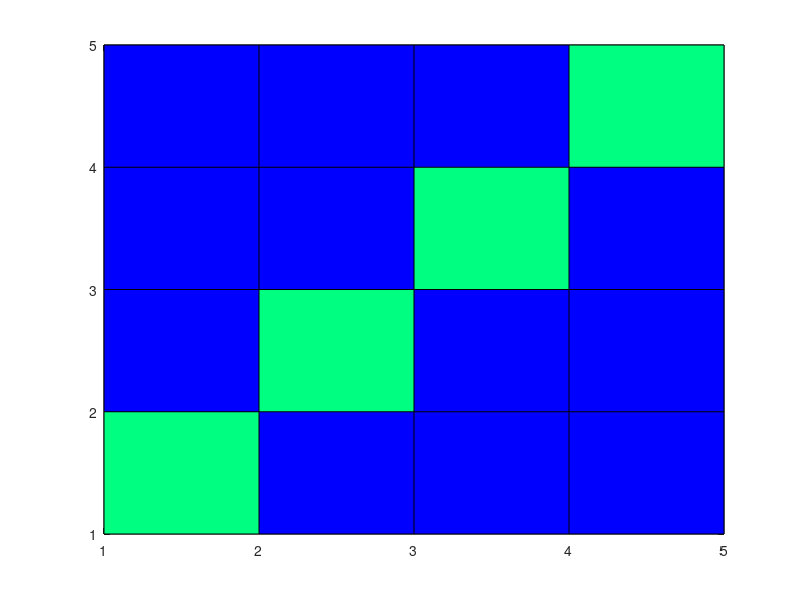

This figure's MATLAB source:
C = eye(5);
% create an idintity matrix of size 5
pcolor(C)
% create the plot
colormap winter
% specify the colors
